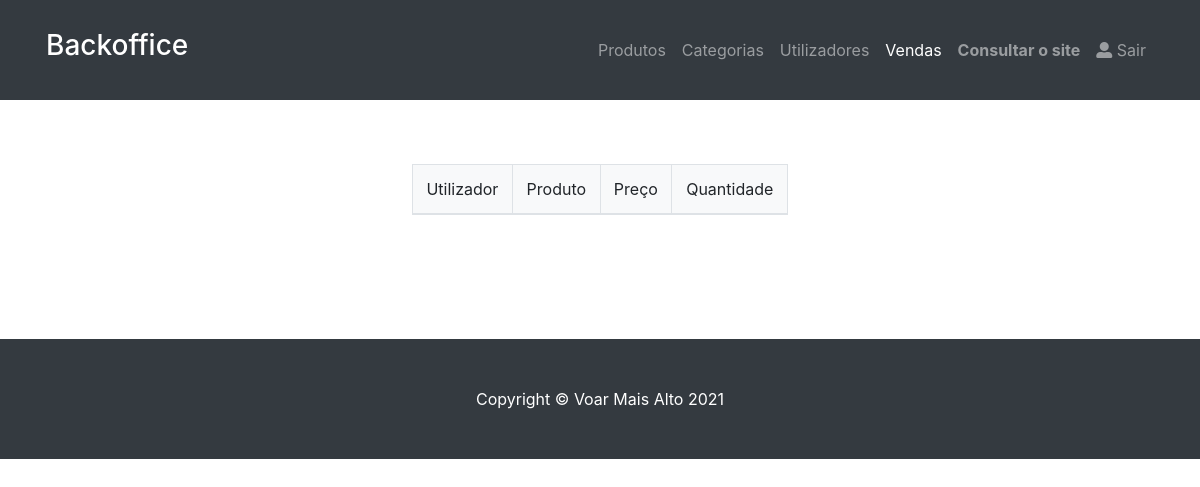
Page /admin/listaProdutosVendidos.php (signed in) on the earlier database version.
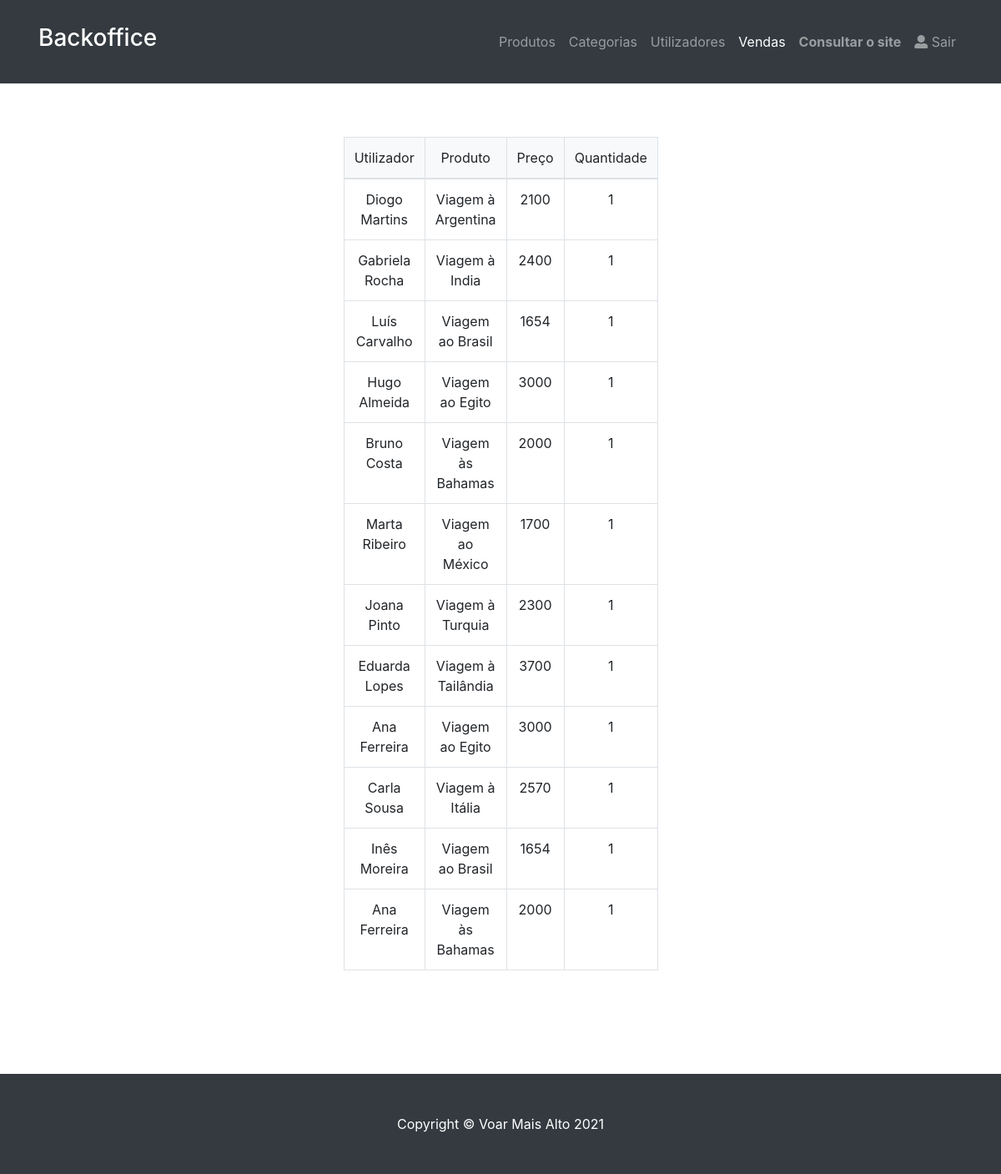
Same page on the later database version.
### tables this page shows
CREATE TABLE `carrinho` (
  `id` int(11) NOT NULL,
  `idutilizador` int(11) NOT NULL,
  `idproduto` int(11) NOT NULL,
  `checkin` varchar(11) NOT NULL,
  `checkout` varchar(11) NOT NULL,
  `quartos` int(11) NOT NULL,
  `adultos` int(11) NOT NULL,
  `criancas` int(11) NOT NULL,
  `qte` int(11) NOT NULL
);

CREATE TABLE `produto` (
  `produtoID` int(11) NOT NULL,
  `produtoNome` varchar(50) NOT NULL,
  `preco` double NOT NULL,
  `stock` int(11) NOT NULL,
  `imagem` varchar(200) NOT NULL,
  `categoriaID` int(11) NOT NULL,
  `descricao` varchar(1000) NOT NULL
);

### admin/listaProdutosVendidos.php (the view, shortened to what this page needs)
<!DOCTYPE html>
<html lang="en">
<head>
  <link href="../vendor/bootstrap/css/bootstrap.min.css" rel="stylesheet">
  <link href="../css/shop-homepage.css" rel="stylesheet">
  <link rel="stylesheet" href="https://use.fontawesome.com/releases/v5.7.2/css/all.css">
</head>
<body>
<?php
  include '../db/config.php';
?>
  <nav class="navbar navbar-expand-lg navbar-dark bg-dark fixed-top">
    <div class="container">
      <a class="navbar-brand"><h3><n>Backoffice</n></h3></a>
      <div class="collapse navbar-collapse" id="navbarResponsive">
        <ul class="navbar-nav ml-auto">
          <li class="nav-item">
            <a class="nav-link" href="listaProdutos.php">Produtos
            </a>
          </li>
          <li class="nav-item">
            <a class="nav-link" href="listaCategorias.php">Categorias</a>
          </li>
          <li class="nav-item">
            <a class="nav-link" href="listaUtilizadores.php">Utilizadores</a>
          </li>
          <li class="nav-item active">
            <a class="nav-link" href="listaProdutosVendidos.php">Vendas</a>
          </li>
		  <li class="nav-item">
            <a class="nav-link" href="../index.php"><b>Consultar o site</b></a>
         </li>
		  <?php
		  if (isset($_SESSION['utilizador']) && $_SESSION['tipo'] == "admin" ){
			  echo '<li class="nav-item">';
			  echo '<a class="nav-link" href="post_logout.php"><i class="fa fa-user-alt"></i>  Sair</a>';
			  echo '</li>';
		  }else{
			  header('location:../index.php');
		  }
		  ?>
       </ul>
      </div>
    </div>
  </nav>
  <br></br>
  <div class="container-fluid">
    <div class="row">
	  <div class="col-lg-4">
	  </div>
      <div class="col-lg-4">
        <div class="row">
        <table class="table table-hover table-bordered">
			<thead class="bg-light">
			  <tr>
				<td><center>Utilizador</center></td>
			    <td><center>Produto</center></td>
				<td><center>Preço</center></td>
				<td><center>Quantidade</center></td>
			  </tr>
			</thead>
			<form action="?acao=up" method="post">
			<tbody>
			<?php
					$sql   = "select carrinho.id as id, carrinho.idproduto as idproduto, login.utilizador as utilizador, produto.imagem as imagem, produto.preco as preco, produto.produtoNome as nome, carrinho.qte as qte from carrinho inner join produto on carrinho.idproduto = produto.produtoID inner join login on login.id = carrinho.idutilizador";
					$produtos =$conexao->query($sql);
					if ($produtos->num_rows >0) {
					  while ($p = $produtos->fetch_assoc()){
						echo'
						<tr>
							<td><center>'.$p['utilizador'].'</center></td>
						    <td><center>'.$p['nome'].'</center></td>
							<td><center>'.$p['preco'].'</center></td>
							<td><center>'.$p['qte'].'</center></td>
						 </tr>';
					  }
					}
		  ?>
    </tbody>
    </form>
 </table>
 </div>
        </div>
      </div>
	</div>
  <br></br>
  <footer class="py-5 bg-dark">
    <div>
      <p class="m-0 text-center text-white">Copyright &copy; Voar Mais Alto 2021</p>
    </div>
  </footer>
</body>
</html>

### css/shop-homepage.css (style rules this page uses)
body { padding-top: 56px; }
.container-fluid { padding: 60px 50px; }
.container { padding: 16px; }
a { color: dodgerblue; }

Differences in the rows shown:
added carrinho: idutilizador.utilizador "Diogo Martins", idproduto.produtoNome "Viagem à Argentina", idproduto.preco "2100", qte "1"
added carrinho: idutilizador.utilizador "Gabriela Rocha", idproduto.produtoNome "Viagem à India", idproduto.preco "2400", qte "1"
added carrinho: idutilizador.utilizador "Luís Carvalho", idproduto.produtoNome "Viagem ao Brasil", idproduto.preco "1654", qte "1"
added carrinho: idutilizador.utilizador "Hugo Almeida", idproduto.produtoNome "Viagem ao Egito", idproduto.preco "3000", qte "1"
added carrinho: idutilizador.utilizador "Bruno Costa", idproduto.produtoNome "Viagem às Bahamas", idproduto.preco "2000", qte "1"
added carrinho: idutilizador.utilizador "Marta Ribeiro", idproduto.produtoNome "Viagem ao México", idproduto.preco "1700", qte "1"
added carrinho: idutilizador.utilizador "Joana Pinto", idproduto.produtoNome "Viagem à Turquia", idproduto.preco "2300", qte "1"
added carrinho: idutilizador.utilizador "Eduarda Lopes", idproduto.produtoNome "Viagem à Tailândia", idproduto.preco "3700", qte "1"
added carrinho: idutilizador.utilizador "Ana Ferreira", idproduto.produtoNome "Viagem ao Egito", idproduto.preco "3000", qte "1"
added carrinho: idutilizador.utilizador "Carla Sousa", idproduto.produtoNome "Viagem à Itália", idproduto.preco "2570", qte "1"
added carrinho: idutilizador.utilizador "Inês Moreira", idproduto.produtoNome "Viagem ao Brasil", idproduto.preco "1654", qte "1"
added carrinho: idutilizador.utilizador "Ana Ferreira", idproduto.produtoNome "Viagem às Bahamas", idproduto.preco "2000", qte "1"
